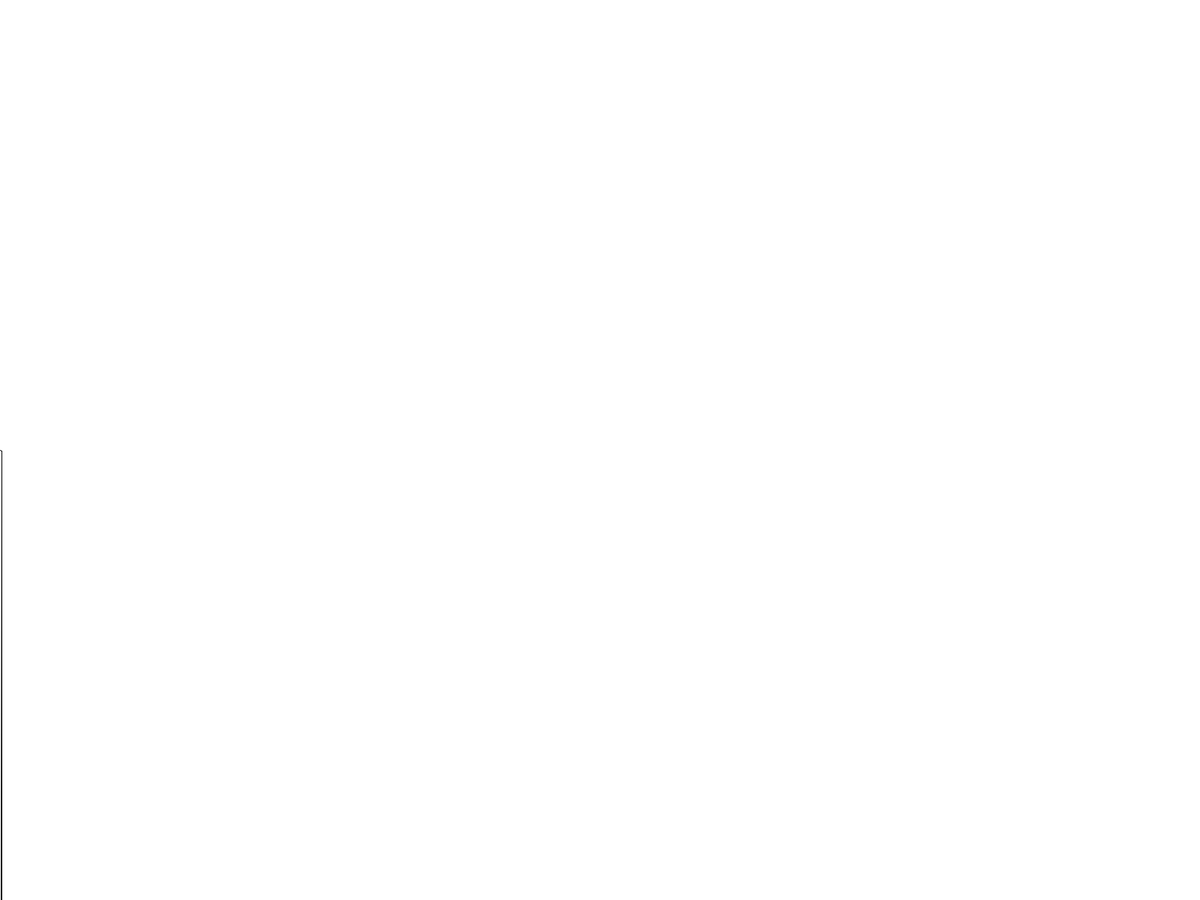
Frame 1 (no input)
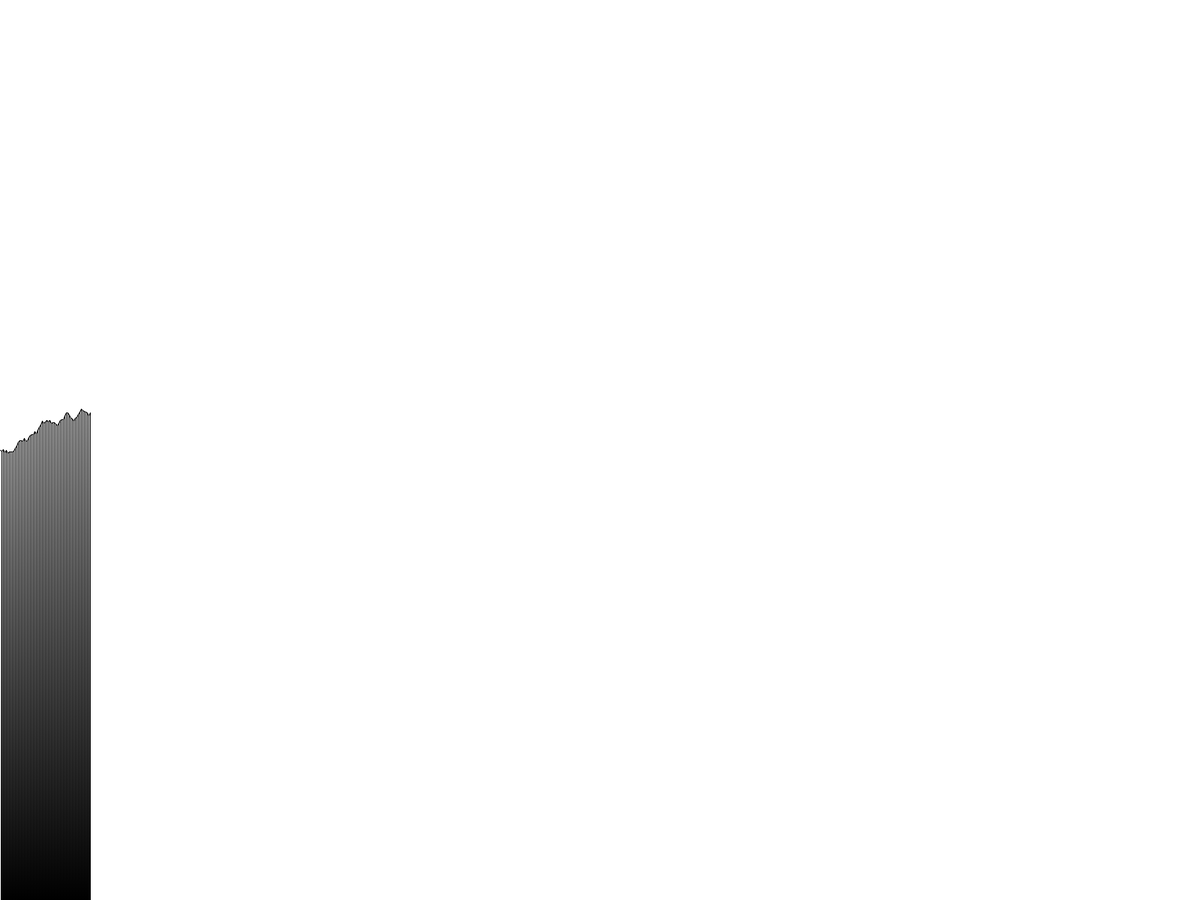
Frame 60 (the mouse pressed at the canvas centre just before this capture)
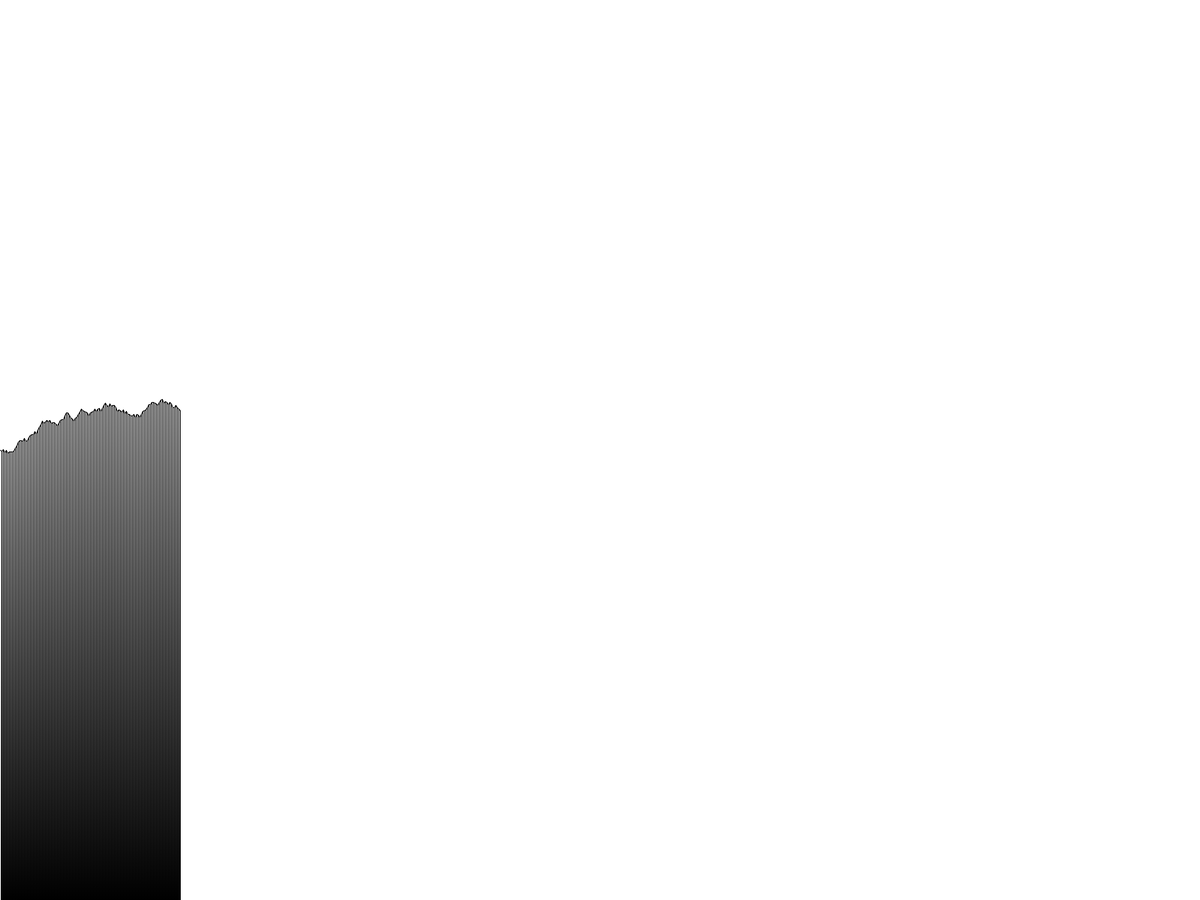
Frame 120 (the mouse held since frame 60 and released just before this capture)

The Processing sketch that drew these frames (run headless with seeded random() and noise(); from frame 60 on, the mouse is pressed at the canvas centre):

// Processing sketch: LandscapeC
// ── LandscapeC.pde

float x, y, x2, y2;

void setup() {
  
 y2 = height/2;

  
 fullScreen();
 background(255);
 
}

void draw() {

 y = y2;
 x = x2;
 
 x2 += 2;
 y2 += random(-5, 5);
 
 line(x2, y2, x, y);
 line(x2, y2, x2, height);
 line(x2, y2, x2 - 1, height);
  
}
